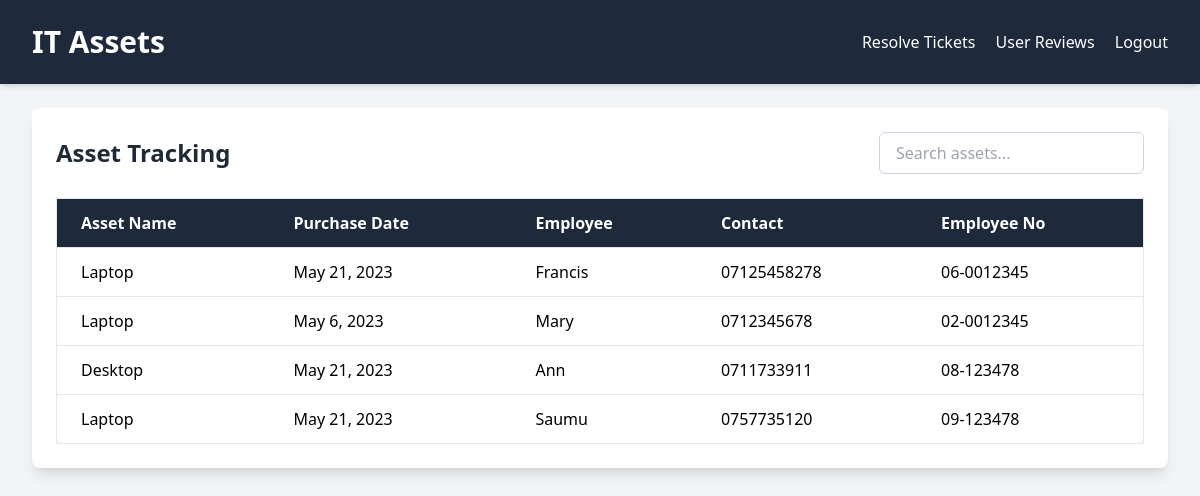
The app's page /asset_tracking/ (signed in) with its own data.
### core/models.py (models this page shows, shortened)
class ITAsset(models.Model):
    id = models.UUIDField(primary_key=True, default=uuid.uuid4, editable=False)
    asset_name = models.CharField(max_length=255)
    asset_type = models.CharField(max_length=255)
    purchase_date = models.DateField()
    assigned_to = models.ForeignKey(settings.AUTH_USER_MODEL, on_delete=models.CASCADE, related_name='assets_assigned')
    employee = models.ForeignKey(Employee, on_delete=models.CASCADE, related_name='assets')
    employee_number = models.CharField(max_length=255, default='')
    contact = models.CharField(max_length=255)

class Employee(models.Model):
    id = models.UUIDField(primary_key=True, default=uuid.uuid4, editable=False)
    name = models.CharField(max_length=255)
    contact = models.CharField(max_length=255)
    employee_number = models.CharField(max_length=255, unique=True)
    def __str__(self):
        return self.name

### core/views.py (the view)
# urls.py: path('asset_tracking/', views.asset_tracking, name='asset_tracking'),
@login_required
def asset_tracking(request):
    assets = ITAsset.objects.all()
    return render(request, 'core/asset_tracking.html', {'assets': assets})

### core/templates/core/asset_tracking.html (shortened to what this page needs)
<!doctype html>
<html lang="en">
<head>
    <script src="https://cdn.tailwindcss.com"></script>
</head>
<body class="bg-gray-100">
    <nav class="py-6 px-8 flex items-center justify-between bg-slate-800 shadow-md">
        <h1 class="text-3xl text-white font-semibold">
            <a href="{% url 'core:asset_tracking' %}" class="hover:text-gray-300 transition">IT Assets</a>
        </h1>
        <div class="space-x-4">
            <a href="{% url 'core:resolve_tickets' %}" class="text-white hover:text-gray-300 transition">Resolve Tickets</a>
            <a href="{% url 'core:feedback_list' %}" class="text-white hover:text-gray-300 transition">User Reviews</a>
            <a href="{% url 'core:logout' %}" class="text-white hover:text-gray-300 transition">Logout</a>
        </div>
    </nav>
    <main class="py-6 px-8">
        <div class="max-w-6xl mx-auto bg-white rounded-lg shadow-lg p-6">
            <div class="flex justify-between items-center mb-6">
                <h2 class="text-2xl font-bold text-gray-800">Asset Tracking</h2>
                <input type="text" placeholder="Search assets..." class="border border-slate-300 rounded-md px-4 py-2 focus:outline-none focus:ring-2 focus:ring-slate-500">
            </div>
            <div class="overflow-x-auto">
                <table class="min-w-full bg-white border border-slate-200 rounded-lg shadow-md">
                    <thead>
                        <tr class="table-header">
                            <th class="py-3 px-6 text-left">Asset Name</th>
                            <th class="py-3 px-6 text-left">Purchase Date</th>
                            <th class="py-3 px-6 text-left">Employee</th>
                            <th class="py-3 px-6 text-left">Contact</th>
                            <th class="py-3 px-6 text-left">Employee No</th>
                        </tr>
                    </thead>
                    <tbody>
                        {% for asset in assets %}
                        <tr class="border-t table-row">
                            <td class="py-3 px-6">{{ asset.asset_name }}</td>
                            <td class="py-3 px-6">{{ asset.purchase_date }}</td>
                            <td class="py-3 px-6">{{ asset.employee }}</td>
                            <td class="py-3 px-6">{{ asset.contact }}</td>
                            <td class="py-3 px-6">{{ asset.employee_number }}</td>
                        </tr>
                        {% empty %}
                        <tr>
                            <td colspan="5" class="py-3 px-6 text-center text-gray-500">No assets found.</td>
                        </tr>
                        {% endfor %}
                    </tbody>
                </table>
            </div>
        </div>
    </main>
</body>
</html>

### core/templates/core/asset_tracking.html (style rules this page uses)
.table-header { background-color: #1e293b; color: #fff; }

### records on screen
ITAsset: asset_name "Laptop", purchase_date "May 21, 2023", employee "Francis", contact "07125458278", employee_number "06-0012345"
ITAsset: asset_name "Laptop", purchase_date "May 6, 2023", employee "Mary", contact "0712345678", employee_number "02-0012345"
ITAsset: asset_name "Desktop", purchase_date "May 21, 2023", employee "Ann", contact "0711733911", employee_number "08-123478"
ITAsset: asset_name "Laptop", purchase_date "May 21, 2023", employee "Saumu", contact "0757735120", employee_number "09-123478"
